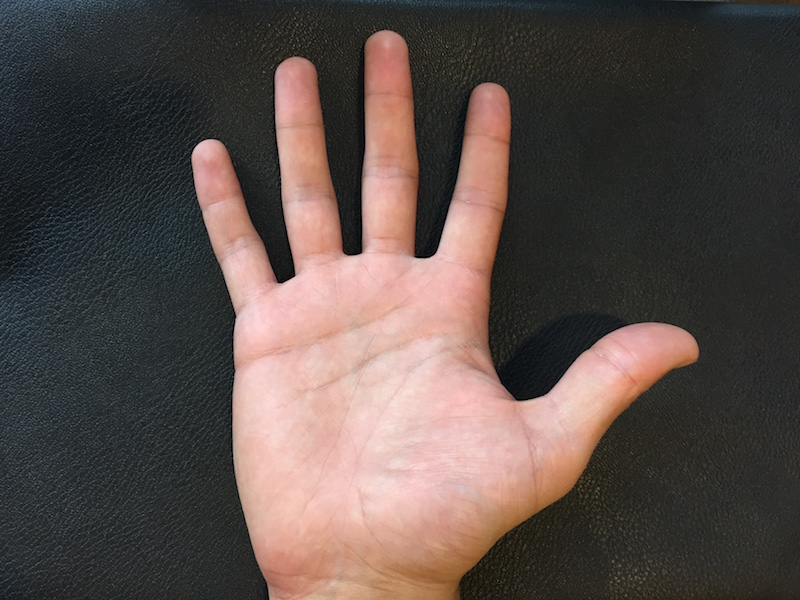
#> input picture hand-detection/hand.jpg, 800 x 600 px
$ python -i imglib.py   (imports and definitions only)   (Python 2 division)   (older library calls are emulated)
#> lines starting #> are read from the running program, lines starting #| are printed output that depends on the picture; after the words box and inside, x2 and y2 are one past the last pixel; in counts of white or black regions, pixels touching at a corner belong together; long printed decimals are rounded
#> further down, picture is the input picture: shape (600, 800, 3); mean B, G, R 73.4, 77.7, 90.4
import cv2
import numpy as np
import math
import time

IMG_SCALE = 1

def findLargestContour(img):
	SMALLEST_AREA = 600
	(contours,hierarchy) = cv2.findContours(img, cv2.RETR_LIST, cv2.CHAIN_APPROX_SIMPLE)

	# extract largest contour
	maxArea = SMALLEST_AREA
	largestContour = None
	for i in range(len(contours)):
		curContour = contours[i]
		area = cv2.contourArea(curContour)
		if(area > maxArea):
			maxArea = area
			largestContour = curContour
	return (largestContour, maxArea)


def calculateTilt(m11, m20, m02):
	diff = m20 - m02
	if diff == 0:
		if m11 == 0:
			return 0
		elif m11 > 0:
			return 45
		else: # m11 < 0
			return -45

	theta = 0.5 * math.atan2(2*m11, diff)
	tilt = round(math.degrees(theta))

	if diff > 0 and m11 == 0:
		return 0
	elif diff < 0 and m11 == 0:
		return -90
	elif diff > 0 and m11 > 0: # 0 to 45 degrees
		return tilt
	elif diff > 0 and m11 < 0: # -45 to 0 degrees
		return 180+tilt # change to counter-clockwise angle
	elif diff < 0 and m11 > 0: # 45 to 90
		return tilt
	elif diff < 0 and m11 < 0: # -90 to -45
		return 180 + tilt # change to counter-clockwise angle

		print "Error in calculating spatial moments angle"
	return 0

# find COM and angle of hand contour
def extractContourInfo(contour, scale):
	moments = cv2.moments(contour, 1)
	m00 = moments['m00']
	m10 = moments['m10']
	m01 = moments['m01']

	center = None
	if m00 != 0:
		xCenter = round(m10/m00)*scale
		yCenter = round(m01/m00)*scale
		center = (int(xCenter),int(yCenter))

	m11 = moments['m11']
	m20 = moments['m20']
	m02 = moments['m02']
	axisAngle = calculateTilt(m11, m20, m02)

	return (center, axisAngle)

def findFingertips(contour, scale):
	convexHull = cv2.convexHull(contour, returnPoints = False)
	defects = cv2.convexityDefects(contour, convexHull)
	count_defects = 0
	fingerTips = []
	fingerFolds = []
	for i in range(defects.shape[0]):
		s,e,f,d = defects[i,0]
		start = tuple(contour[s][0])
		end = tuple(contour[e][0])
		far = tuple(contour[f][0])
		a = math.sqrt((end[0] - start[0])**2 + (end[1] - start[1])**2)
		b = math.sqrt((far[0] - start[0])**2 + (far[1] - start[1])**2)
		c = math.sqrt((end[0] - far[0])**2 + (end[1] - far[1])**2)
		angle = math.acos((b**2 + c**2 - a**2)/(2*b*c)) * 57
		if angle <= 90:
			fingerTips.append((start,end))
			fingerFolds.append(far)
	return fingerTips, fingerFolds

def findThumb(fingerTips, fingerFolds):
	maxFingerDepth = -1
	maxFingerDepth_finger = None
	for i in xrange(len(fingerTips)):
		start = fingerTips[i][0]
		end = fingerTips[i][1]
		depth = fingerFolds[i]
		distToStart = np.linalg.norm(np.subtract(start, depth))
		distToEnd = np.linalg.norm(np.subtract(end, depth))
		if distToStart > maxFingerDepth or distToEnd > maxFingerDepth:
			# Whichever defect has the longest depth has the thumb,
			# but the thumb is the shorter of the two depths
			# (the longer depth would be the index finger)
			if distToStart > distToEnd:
				maxFingerDepth_finger = fingerTips[i][1]
				maxFingerDepth = distToStart
			else:
				maxFingerDepth_finger = fingerTips[i][0]
				maxFingerDepth = distToEnd
	return maxFingerDepth_finger

def isHandUp(fingerFolds, center):
	# collect the mean of the finger fold points
	numFingerFolds = len(fingerFolds)
	sum = (0.0,0.0)
	for fingerFold in fingerFolds:
		sum = np.add(sum, fingerFold)
	meanFingerFold = (sum[0] / numFingerFolds, sum[1] / numFingerFolds)

	# hand is upright if the mean fingerfold is
	# above the center of the hand
	return meanFingerFold[1] < center[1]

def process_frame(img):
	# Get image dimensions.
	HEIGHT, WIDTH, _ = img.shape
#> HEIGHT = 600; WIDTH = 800
	M = cv2.getRotationMatrix2D((WIDTH/2,HEIGHT/2),35,1)
	img = cv2.warpAffine(img,M,(WIDTH,HEIGHT))
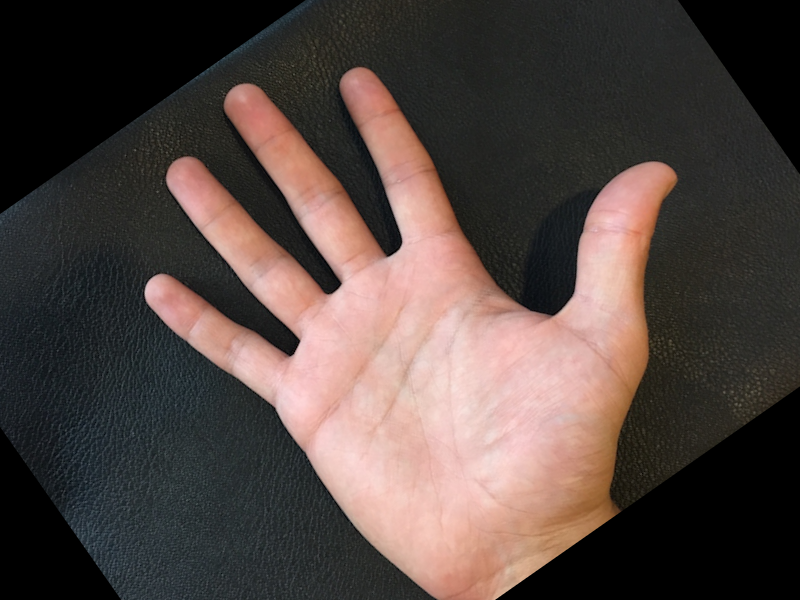
#> img: shape (600, 800, 3); mean of channels 0, 1, 2 65.1, 69.6, 82.7; drawn as B, G, R
	#img = cv2.resize(img, (HEIGHT/3,WIDTH/3))
	cv2.imshow('img', img)
	time.sleep(2)

	# Add initial contrast to img.
	#mul = cv2.multiply(img, np.array(2.0))
	mul = img
	# Convert to HSV and blur.
	#gray = cv2.cvtColor(mul, cv2.COLOR_BGR2GRAY)
	gray = cv2.cvtColor(mul, cv2.COLOR_BGR2HSV)
#> gray: shape (600, 800, 3); mean H, S, V 34.7, 43.1, 84.8
	blur = cv2.GaussianBlur(gray, (35,35),0)
#> blur: shape (600, 800, 3); mean H, S, V 34.7, 43.1, 84.8
	cv2.imshow('img', blur)
	cv2.waitKey(1)
	time.sleep(2)

	lower_thresh = np.array([0, 40, 60])
	upper_thresh = np.array([20, 150, 255])
	#lower_thresh1 = np.array([0, 0, 0])
	#upper_thresh1 = np.array([100, 100, 100])

	mask = cv2.inRange(blur, lower_thresh, upper_thresh)
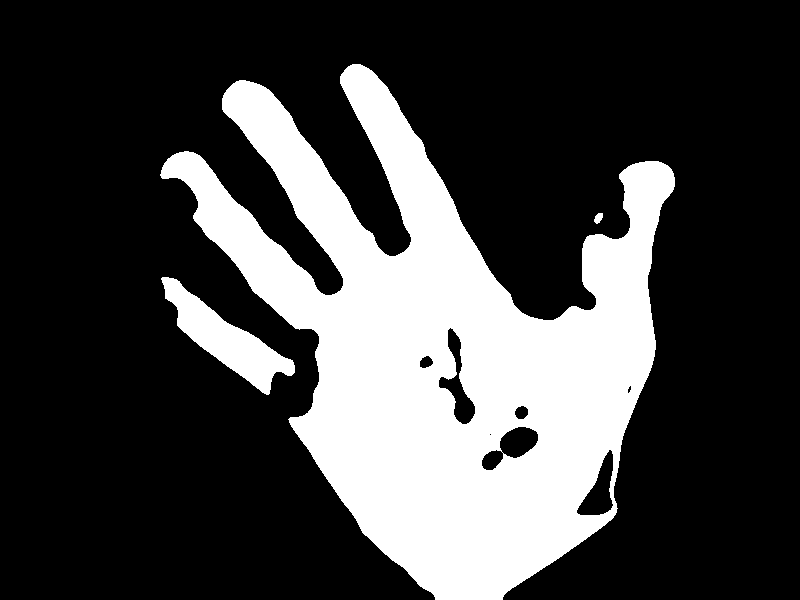
#> mask: shape (600, 800); 26.3% white; 3 white regions, box (x1, y1, x2, y2) and area: (160, 64, 675, 600) 120980, (161, 277, 295, 395) 5144, (594, 213, 603, 224) 69
	#_, mask = cv2.threshold(blur, 127, 255, cv2.THRESH_BINARY+cv2.THRESH_OTSU)
	cv2.imshow('img', mask)
	cv2.waitKey(1)
	time.sleep(2)
	#mask1 = cv2.inRange(blur, lower_thresh1, upper_thresh1)

	# remove noise
	kernel = np.ones((5,5),np.uint8)
	hand_img = cv2.morphologyEx(mask, cv2.MORPH_OPEN, kernel)
#> hand_img: shape (600, 800); 26.3% white; 3 white regions


	(contour, contour_area) = findLargestContour(hand_img)
#> in findLargestContour, `(contours,hierarchy) = cv2.findContours(img, cv2.RETR_LIST, cv2.CHAIN_..`: contours = 9 contours, 1 with area under 20; largest, box (x1, y1, x2, y2) and area: (161, 64, 675, 600) 122201, (162, 277, 295, 394) 4974, (438, 327, 476, 425) 1286, (481, 426, 539, 471) 1240, (514, 405, 529, 420) 150, (419, 355, 434, 369) 132, (595, 213, 603, 223) 50, (627, 385, 632, 394) 20
#> the loop in findLargestContour, `for i in range(len(contours)):` made 9 passes
#> (area, maxArea) on passes 2, 6, 7, 9: (1240.5, 1240.5), (1286.5, 1286.5), (4974, 4974), (122201, 122201)
#> area on passes 3, 4, 5, 8: 150, 20, 131.5, 50
#> after the loop in findLargestContour, `for i in range(len(contours)):`: largestContour = contour of 1303 points, box (x1, y1, x2, y2) (161, 64, 675, 600), area 122201; maxArea = 122201
#> contour has the same summary as largestContour in findLargestContour; contour_area = 122201
	if contour is None:
		print "unable to find contour"
		return
	print "hand area: ", contour_area
#| hand area:  122201.0
	hull = cv2.convexHull(contour)
#> hull = contour of 35 points, box (x1, y1, x2, y2) (161, 64, 675, 600), area 185920

	print "hull length: %s" % len(hull)
#| hull length: 35

	# find COG and angle of hand contour
	(center, axisAngle) = extractContourInfo(contour, IMG_SCALE)
#> in extractContourInfo, `moments = cv2.moments(contour, 1)`: moments = moments, m00 122201, centre m10/m00, m01/m00 = (443.1, 354.6)
#> in extractContourInfo, `m00 = moments['m00']`: m00 = 122201
#> in extractContourInfo, `m10 = moments['m10']`: m10 = 54144566.5
#> in extractContourInfo, `m01 = moments['m01']`: m01 = 43333934.2
#> in extractContourInfo, `xCenter = round(m10/m00)*scale`: xCenter = 443
#> in extractContourInfo, `yCenter = round(m01/m00)*scale`: yCenter = 355
#> in extractContourInfo, `center = (int(xCenter),int(yCenter))`: center = (443, 355)
#> in extractContourInfo, `m11 = moments['m11']`: m11 = 1.98e+10
#> in extractContourInfo, `m20 = moments['m20']`: m20 = 2.55e+10
#> in extractContourInfo, `m02 = moments['m02']`: m02 = 1.73e+10
#> in calculateTilt, `diff = m20 - m02`: diff = 8.24e+09
#> in calculateTilt, `theta = 0.5 * math.atan2(2*m11, diff)`: theta = 0.683
#> in calculateTilt, `tilt = round(math.degrees(theta))`: tilt = 39
#> center = (443, 355); axisAngle = 39
	print "(center, axisAngle) = ", center, axisAngle
#| (center, axisAngle) =  (443, 355) 39

	# draw contour and convex hull
	drawing = np.zeros(img.shape, np.uint8)
	cv2.circle(drawing, center, 10, (255,255,255), -1)
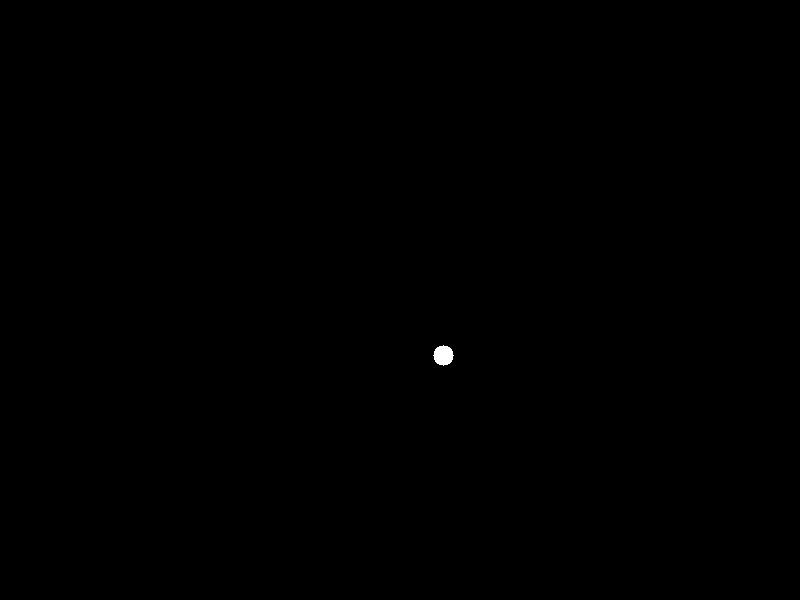
#> drawing: shape (600, 800, 3); 0.07% white; 1 white region, box (x1, y1, x2, y2) and area: (433, 345, 454, 366) 317
	cv2.drawContours(drawing, [contour],0,(0,255,0),2)
	cv2.drawContours(drawing, [hull],0,(0,0,255),2)
	cv2.circle(img,center,5,[0,0,255],-1)
	(x,y),(MA,ma),angle = cv2.fitEllipse(contour)
#> x = 440.7; y = 324.6; MA = 419.1; ma = 499.2; angle = 137.3
	print "angle = %f" % angle
#| angle = 137.277
	fingerTips, fingerFolds = findFingertips(contour, IMG_SCALE)
#> in findFingertips, `convexHull = cv2.convexHull(contour, returnPoints = False)`: convexHull = 35 values, max 1302 at index 0, min 0 at index 34, mean 712.1
#> in findFingertips, `defects = cv2.convexityDefects(contour, convexHull)`: defects = 27 rows, first 6: [0, 279, 157, 50210], [279, 281, 280, 162], [281, 283, 282, 142], [284, 492, 391, 55483], [492, 494, 493, 154], [494, 498, 495, 114]
#> the loop in findFingertips, `for i in range(defects.shape[0]):` made 27 passes
#> (s, e, f, d, start, end, far, a) on passes 1 to 10: (0, 279, 157, 50210, (352, 64), (239, 80), (395, 256), 114.1), (279, 281, 280, 162, (239, 80), (236, 81), (238, 81), 3.16), (281, 283, 282, 142, (236, 81), (233, 83), (234, 83), 3.61), (284, 492, 391, 55483, (226, 90), (167, 159), (341, 289), 90.79), (492, 494, 493, 154, (167, 159), (164, 163), (167, 160), 5), (494, 498, 495, 114, (164, 163), (162, 167), (164, 164), 4.47), (498, 500, 499, 162, (162, 167), (161, 170), (162, 169), 3.16), (501, 623, 574, 17027, (161, 177), (291, 426), (318, 334), 280.9), (623, 627, 624, 142, (291, 426), (295, 432), (293, 428), 7.21), (627, 693, 676, 581, (295, 432), (362, 532), (352, 513), 120.4)
#> after the loop in findFingertips, `for i in range(defects.shape[0]):`: fingerFolds = [(395, 256), (341, 289), (576, 510), (530, 317)]; fingerTips = [((352, 64), (239, 80)), ((226, 90), (167, 159)), ((616, 512), (654, 356)), ((658, 161), (360, 64))]
#> fingerFolds = [(395, 256), (341, 289), (576, 510), (530, 317)]

	# [7 lines of commented-out code are left out]

	thumbPt = findThumb(fingerTips, fingerFolds)
#> the loop in findThumb, `for i in xrange(len(fingerTips)):` made 4 passes
#> (end, depth, distToStart, distToEnd, maxFingerDepth_finger, maxFingerDepth) on passes 1, 4: ((239, 80), (395, 256), 196.8, 235.2, (352, 64), 235.2), ((360, 64), (530, 317), 201.8, 304.8, (658, 161), 304.8)
#> (start, end, depth, distToStart, distToEnd) on passes 2 to 3: ((226, 90), (167, 159), (341, 289), 229.8, 217.2), ((616, 512), (654, 356), (576, 510), 40.05, 172.6)
#> after the loop in findThumb, `for i in xrange(len(fingerTips)):`: maxFingerDepth = 304.8
#> thumbPt = (658, 161)
	if thumbPt:
		print "Thumb Pt: ", thumbPt
#| Thumb Pt:  (658, 161)
		distCenterToThumb = np.linalg.norm(np.subtract(thumbPt, center))
#> distCenterToThumb = 289.6
		if distCenterToThumb < 200 or 500 < distCenterToThumb:
			print "invalid thumb location"
			return
		handUp = isHandUp(fingerFolds, center)
#> in isHandUp, `numFingerFolds = len(fingerFolds)`: numFingerFolds = 4
#> the loop in isHandUp, `for fingerFold in fingerFolds:` made 4 passes
#> (fingerFold, sum) on passes 2 to 4: ((341, 289), [736, 545]), ((576, 510), [1312, 1055]), ((530, 317), [1842, 1372])
#> in isHandUp, `meanFingerFold = (sum[0] / numFingerFolds, sum[1] / numFingerFolds)`: meanFingerFold = (460.5, 343)
#> handUp = True
		if handUp:
			if thumbPt[0] < center[0]:
				print "HAND UP, THUMB ON LEFT => PALM DOWN"
			else:
				print "HAND UP, THUMB ON RIGHT => PALM UP"
		else:
			if thumbPt[0] < center[0]:
				print "HAND DOWN, THUMB ON LEFT => PALM UP"
			else:
				print "HAND DOWN, THUMB ON RIGHT => PALM DOWN"

		cv2.circle(drawing,thumbPt,15,[255,0,0],-1)
		[vx,vy,x,y] = cv2.fitLine(contour, cv2.cv.CV_DIST_L2,0,0.01,0.01)
#> vx = [0.717]; vy = [0.697]; x = [421.3]; y = [279.4]
		lefty = int((-x*vy/vx) + y)
#> lefty = -130
		righty = int(((WIDTH-x)*vy/vx)+y)
#> righty = 648
		cv2.line(drawing,(WIDTH-1,righty),(0,lefty),(0,255,0),2)
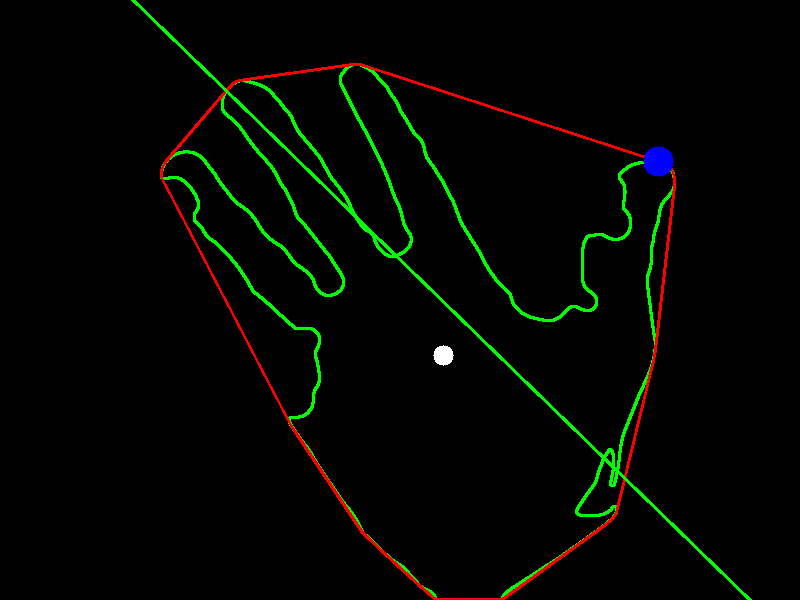
#> drawing: shape (600, 800, 3); mean of channels 0, 1, 2 0.5, 6, 2.6; drawn as B, G, R
		cv2.imshow('img', drawing)
		cv2.waitKey(0)
		time.sleep(1)
	else: # no thumb found
		print "no thumb found"

>>> import cv2
>>> picture = cv2.imread('hand.jpg')
>>> result = process_frame(picture)
